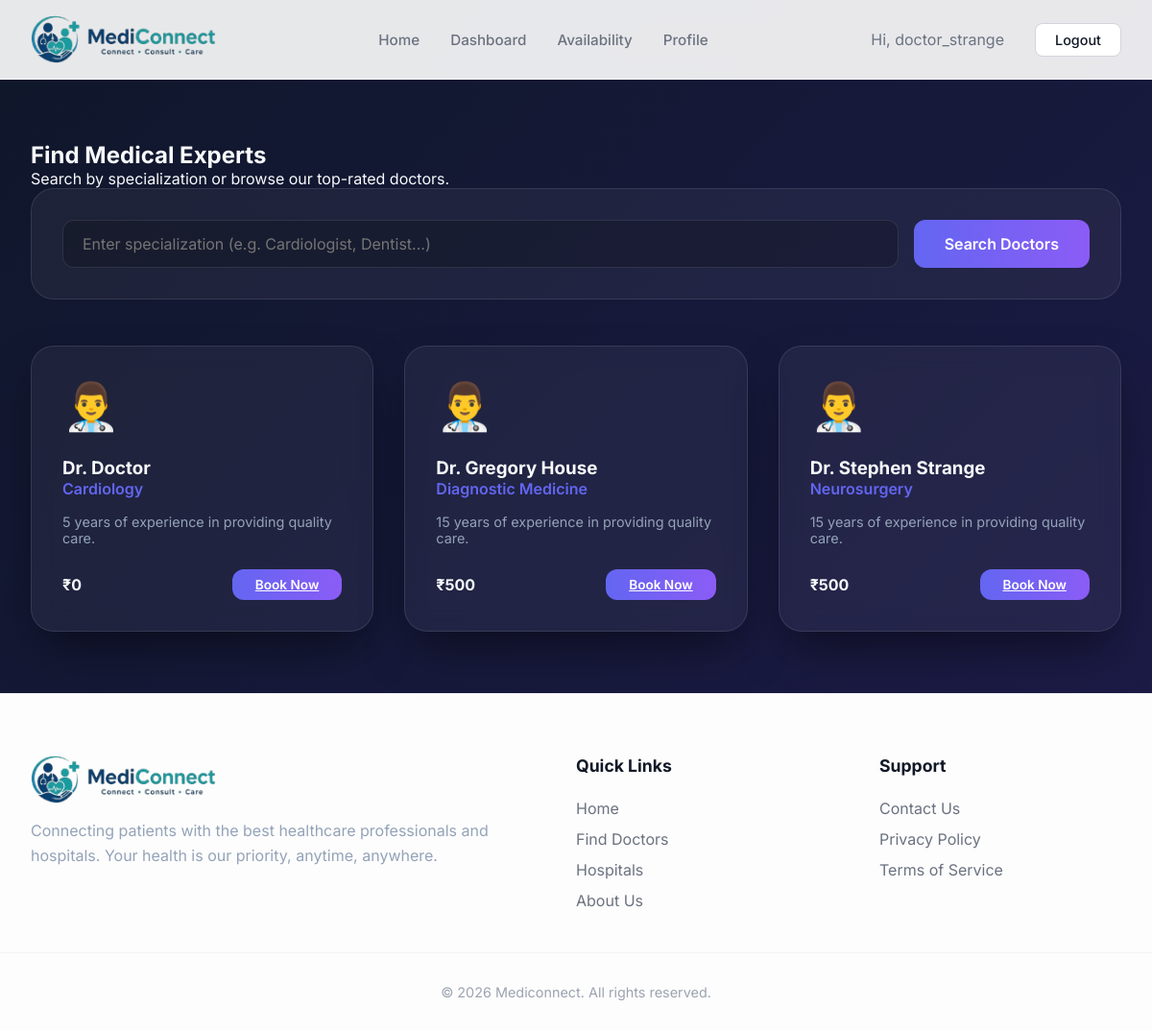
Before: /accounts/doctors/find/ (signed in) with the older database file.
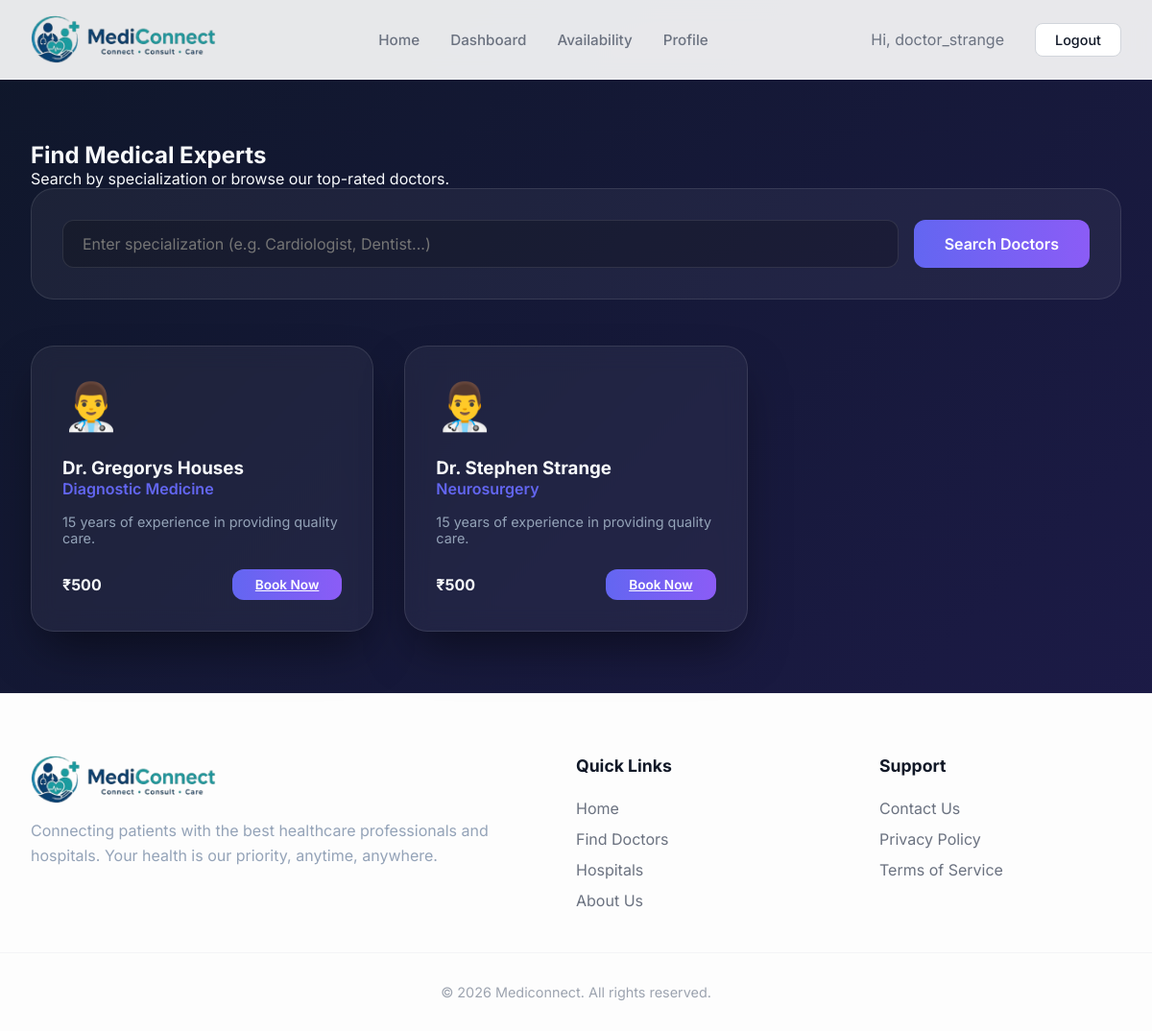
After: the same page with the newer database file.
### accounts/models.py (models this page shows, shortened)
class DoctorProfile(models.Model):
    user = models.OneToOneField(User, on_delete=models.CASCADE)
    hospital = models.ForeignKey('core.Hospital', on_delete=models.CASCADE)
    specialization = models.CharField(max_length=100)
    experience_years = models.IntegerField(default=0)
    doctor_pic = models.ImageField(upload_to='profiles/doctors', blank=True, null=True)
    fees_online = models.IntegerField(default=0)
    fees_offline = models.IntegerField(default=0)
    bio = models.TextField(blank=True)
    is_available = models.BooleanField(default=True)

class User(AbstractUser):
    ROLE_CHOICES = (
        ('PATIENT', 'Patient'),
        ('DOCTOR', 'Doctor'),
        ('ADMIN', 'Admin'),
    )
    role = models.CharField(max_length=20, choices=ROLE_CHOICES)
    phone = models.CharField(max_length=15, blank=True)

### accounts/views.py (the view)
# urls.py: path('doctors/find/', views.find_doctors, name='find_doctors'),
@login_required
def find_doctors(request):
    specialization = request.GET.get('specialization')
    if specialization:
        doctors = DoctorProfile.objects.filter(specialization__icontains=specialization, is_available=True)
    else:
        doctors = DoctorProfile.objects.filter(is_available=True)
    return render(request, 'accounts/find_doctors.html', {'doctors': doctors})

### templates/accounts/find_doctors.html (shortened to what this page needs)
{% extends 'base.html' %}
{% block content %}
<div class="search-section">
    <div class="section-header">
        <div class="section-title">
            <h2>Find Medical Experts</h2>
            <p>Search by specialization or browse our top-rated doctors.</p>
        </div>
    </div>
    <form method="GET" class="search-bar">
        <input type="text" name="specialization" placeholder="Enter specialization (e.g. Cardiologist, Dentist...)" value="{{ request.GET.specialization }}">
        <button type="submit" class="btn btn-primary">Search Doctors</button>
    </form>
    <div class="doctors-grid">
        {% for doctor in doctors %}
        <div class="glass-card doctor-card">
            <div class="doc-icon">👨‍⚕️</div>
            <h3>Dr. {{ doctor.user.get_full_name|default:doctor.user.username }}</h3>
            <p style="color: var(--primary); font-weight: 600; margin-bottom: 1rem;">{{ doctor.specialization }}</p>
            <p style="color: var(--text-muted); font-size: 0.9rem; margin-bottom: 1.5rem;">{{ doctor.experience_years }} years of experience in providing quality care.</p>
            <div style="display: flex; justify-content: space-between; align-items: center;">
                <span style="font-weight: 700;">₹{{ doctor.fees_online }}</span>
                <a href="{% url 'book_appointment' doctor.id %}" class="btn btn-primary" style="width: auto; padding: 0.5rem 1.5rem; font-size: 0.85rem;">Book Now</a>
            </div>
        </div>
        {% empty %}
        <div style="grid-column: 1/-1; text-align: center; padding: 4rem;">
            <p style="color: var(--text-muted);">No doctors found matching your criteria.</p>
        </div>
        {% endfor %}
    </div>
</div>
{% endblock %}

Changed rows visible on the page:
removed DoctorProfile: user.get_full_name "Doctor", specialization "Cardiology", experience_years "5", fees_online "0"
changed DoctorProfile "Diagnostic Medicine": user.get_full_name "Gregory House" → "Gregorys Houses"
